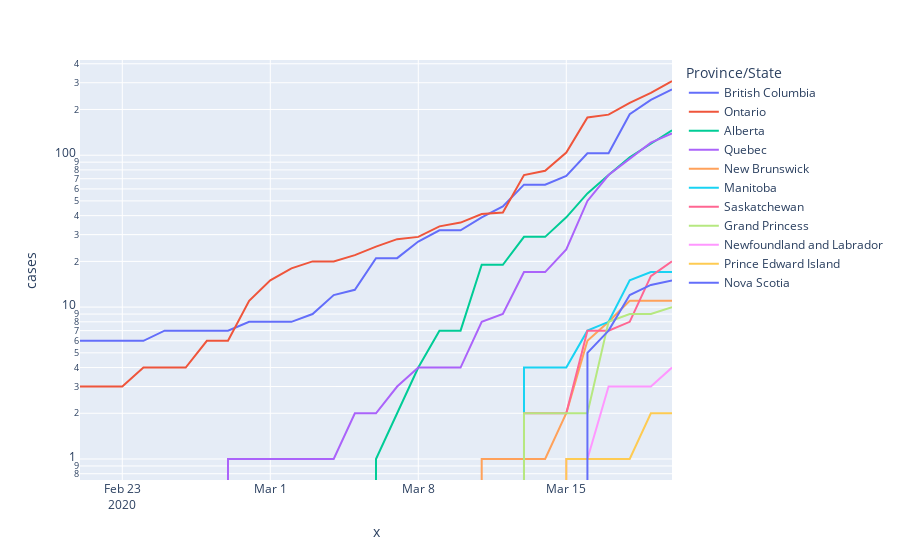

Notebook cell for this chart:
### Code cell
figlog = px.line(dfmelt, x=dfmelt.index, y="cases", color='Province/State',log_y=True)
figlog.show()
figlog.write_html("province_logscal.html")

### Figure 1 — Plotly figure (JSON) as saved in the notebook; plotly's stock layout.template omitted (floating-point values rounded to 4 significant figures)
{"data": [{"hoverlabel": {"namelength": 0}, "hovertemplate": "Province/State=British Columbia<br>x=%{x}<br>cases=%{y}", "legendgroup": "British Columbia", "line": {"color": "#636efa", "dash": "solid"}, "mode": "lines", "name": "British Columbia", "showlegend": true, "type": "scatter", "x": ["2020-02-21T00:00:00", "2020-02-22T00:00:00", "2020-02-23T00:00:00", "2020-02-24T00:00:00", "2020-02-25T00:00:00", "2020-02-26T00:00:00", "2020-02-27T00:00:00", "2020-02-28T00:00:00", "2020-02-29T00:00:00", "2020-03-01T00:00:00", "2020-03-02T00:00:00", "2020-03-03T00:00:00", "2020-03-04T00:00:00", "2020-03-05T00:00:00", "2020-03-06T00:00:00", "2020-03-07T00:00:00", "2020-03-08T00:00:00", "2020-03-09T00:00:00", "2020-03-10T00:00:00", "2020-03-11T00:00:00", "2020-03-12T00:00:00", "2020-03-13T00:00:00", "2020-03-14T00:00:00", "2020-03-15T00:00:00", "2020-03-16T00:00:00", "2020-03-17T00:00:00", "2020-03-18T00:00:00", "2020-03-19T00:00:00", "2020-03-20T00:00:00"], "xaxis": "x", "y": [6, 6, 6, 6, 7, 7, 7, 7, 8, 8, 8, 9, 12, 13, 21, 21, 27, 32, 32, 39, 46, 64, 64, 73, 103, 103, 186, 231, 271], "yaxis": "y"}, {"hoverlabel": {"namelength": 0}, "hovertemplate": "Province/State=Ontario<br>x=%{x}<br>cases=%{y}", "legendgroup": "Ontario", "line": {"color": "#EF553B", "dash": "solid"}, "mode": "lines", "name": "Ontario", "showlegend": true, "type": "scatter", "x": ["2020-02-21T00:00:00", "2020-02-22T00:00:00", "2020-02-23T00:00:00", "2020-02-24T00:00:00", "2020-02-25T00:00:00", "2020-02-26T00:00:00", "2020-02-27T00:00:00", "2020-02-28T00:00:00", "2020-02-29T00:00:00", "2020-03-01T00:00:00", "2020-03-02T00:00:00", "2020-03-03T00:00:00", "2020-03-04T00:00:00", "2020-03-05T00:00:00", "2020-03-06T00:00:00", "2020-03-07T00:00:00", "2020-03-08T00:00:00", "2020-03-09T00:00:00", "2020-03-10T00:00:00", "2020-03-11T00:00:00", "2020-03-12T00:00:00", "2020-03-13T00:00:00", "2020-03-14T00:00:00", "2020-03-15T00:00:00", "2020-03-16T00:00:00", "2020-03-17T00:00:00", "2020-03-18T00:00:00", "2020-03-19T00:00:00", "2020-03-20T00:00:00"], "xaxis": "x", "y": [3, 3, 3, 4, 4, 4, 6, 6, 11, 15, 18, 20, 20, 22, 25, 28, 29, 34, 36, 41, 42, 74, 79, 104, 177, 185, 221, 257, 308], "yaxis": "y"}, {"hoverlabel": {"namelength": 0}, "hovertemplate": "Province/State=Alberta<br>x=%{x}<br>cases=%{y}", "legendgroup": "Alberta", "line": {"color": "#00cc96", "dash": "solid"}, "mode": "lines", "name": "Alberta", "showlegend": true, "type": "scatter", "x": ["2020-02-21T00:00:00", "2020-02-22T00:00:00", "2020-02-23T00:00:00", "2020-02-24T00:00:00", "2020-02-25T00:00:00", "2020-02-26T00:00:00", "2020-02-27T00:00:00", "2020-02-28T00:00:00", "2020-02-29T00:00:00", "2020-03-01T00:00:00", "2020-03-02T00:00:00", "2020-03-03T00:00:00", "2020-03-04T00:00:00", "2020-03-05T00:00:00", "2020-03-06T00:00:00", "2020-03-07T00:00:00", "2020-03-08T00:00:00", "2020-03-09T00:00:00", "2020-03-10T00:00:00", "2020-03-11T00:00:00", "2020-03-12T00:00:00", "2020-03-13T00:00:00", "2020-03-14T00:00:00", "2020-03-15T00:00:00", "2020-03-16T00:00:00", "2020-03-17T00:00:00", "2020-03-18T00:00:00", "2020-03-19T00:00:00", "2020-03-20T00:00:00"], "xaxis": "x", "y": [0, 0, 0, 0, 0, 0, 0, 0, 0, 0, 0, 0, 0, 0, 1, 2, 4, 7, 7, 19, 19, 29, 29, 39, 56, 74, 97, 119, 146], "yaxis": "y"}, {"hoverlabel": {"namelength": 0}, "hovertemplate": "Province/State=Quebec<br>x=%{x}<br>cases=%{y}", "legendgroup": "Quebec", "line": {"color": "#ab63fa", "dash": "solid"}, "mode": "lines", "name": "Quebec", "showlegend": true, "type": "scatter", "x": ["2020-02-21T00:00:00", "2020-02-22T00:00:00", "2020-02-23T00:00:00", "2020-02-24T00:00:00", "2020-02-25T00:00:00", "2020-02-26T00:00:00", "2020-02-27T00:00:00", "2020-02-28T00:00:00", "2020-02-29T00:00:00", "2020-03-01T00:00:00", "2020-03-02T00:00:00", "2020-03-03T00:00:00", "2020-03-04T00:00:00", "2020-03-05T00:00:00", "2020-03-06T00:00:00", "2020-03-07T00:00:00", "2020-03-08T00:00:00", "2020-03-09T00:00:00", "2020-03-10T00:00:00", "2020-03-11T00:00:00", "2020-03-12T00:00:00", "2020-03-13T00:00:00", "2020-03-14T00:00:00", "2020-03-15T00:00:00", "2020-03-16T00:00:00", "2020-03-17T00:00:00", "2020-03-18T00:00:00", "2020-03-19T00:00:00", "2020-03-20T00:00:00"], "xaxis": "x", "y": [0, 0, 0, 0, 0, 0, 0, 1, 1, 1, 1, 1, 1, 2, 2, 3, 4, 4, 4, 8, 9, 17, 17, 24, 50, 74, 94, 121, 139], "yaxis": "y"}, {"hoverlabel": {"namelength": 0}, "hovertemplate": "Province/State=New Brunswick<br>x=%{x}<br>cases=%{y}", "legendgroup": "New Brunswick", "line": {"color": "#FFA15A", "dash": "solid"}, "mode": "lines", "name": "New Brunswick", "showlegend": true, "type": "scatter", "x": ["2020-02-21T00:00:00", "2020-02-22T00:00:00", "2020-02-23T00:00:00", "2020-02-24T00:00:00", "2020-02-25T00:00:00", "2020-02-26T00:00:00", "2020-02-27T00:00:00", "2020-02-28T00:00:00", "2020-02-29T00:00:00", "2020-03-01T00:00:00", "2020-03-02T00:00:00", "2020-03-03T00:00:00", "2020-03-04T00:00:00", "2020-03-05T00:00:00", "2020-03-06T00:00:00", "2020-03-07T00:00:00", "2020-03-08T00:00:00", "2020-03-09T00:00:00", "2020-03-10T00:00:00", "2020-03-11T00:00:00", "2020-03-12T00:00:00", "2020-03-13T00:00:00", "2020-03-14T00:00:00", "2020-03-15T00:00:00", "2020-03-16T00:00:00", "2020-03-17T00:00:00", "2020-03-18T00:00:00", "2020-03-19T00:00:00", "2020-03-20T00:00:00"], "xaxis": "x", "y": [0, 0, 0, 0, 0, 0, 0, 0, 0, 0, 0, 0, 0, 0, 0, 0, 0, 0, 0, 1, 1, 1, 1, 2, 6, 8, 11, 11, 11], "yaxis": "y"}, {"hoverlabel": {"namelength": 0}, "hovertemplate": "Province/State=Manitoba<br>x=%{x}<br>cases=%{y}", "legendgroup": "Manitoba", "line": {"color": "#19d3f3", "dash": "solid"}, "mode": "lines", "name": "Manitoba", "showlegend": true, "type": "scatter", "x": ["2020-02-21T00:00:00", "2020-02-22T00:00:00", "2020-02-23T00:00:00", "2020-02-24T00:00:00", "2020-02-25T00:00:00", "2020-02-26T00:00:00", "2020-02-27T00:00:00", "2020-02-28T00:00:00", "2020-02-29T00:00:00", "2020-03-01T00:00:00", "2020-03-02T00:00:00", "2020-03-03T00:00:00", "2020-03-04T00:00:00", "2020-03-05T00:00:00", "2020-03-06T00:00:00", "2020-03-07T00:00:00", "2020-03-08T00:00:00", "2020-03-09T00:00:00", "2020-03-10T00:00:00", "2020-03-11T00:00:00", "2020-03-12T00:00:00", "2020-03-13T00:00:00", "2020-03-14T00:00:00", "2020-03-15T00:00:00", "2020-03-16T00:00:00", "2020-03-17T00:00:00", "2020-03-18T00:00:00", "2020-03-19T00:00:00", "2020-03-20T00:00:00"], "xaxis": "x", "y": [0, 0, 0, 0, 0, 0, 0, 0, 0, 0, 0, 0, 0, 0, 0, 0, 0, 0, 0, 0, 0, 4, 4, 4, 7, 8, 15, 17, 17], "yaxis": "y"}, {"hoverlabel": {"namelength": 0}, "hovertemplate": "Province/State=Saskatchewan<br>x=%{x}<br>cases=%{y}", "legendgroup": "Saskatchewan", "line": {"color": "#FF6692", "dash": "solid"}, "mode": "lines", "name": "Saskatchewan", "showlegend": true, "type": "scatter", "x": ["2020-02-21T00:00:00", "2020-02-22T00:00:00", "2020-02-23T00:00:00", "2020-02-24T00:00:00", "2020-02-25T00:00:00", "2020-02-26T00:00:00", "2020-02-27T00:00:00", "2020-02-28T00:00:00", "2020-02-29T00:00:00", "2020-03-01T00:00:00", "2020-03-02T00:00:00", "2020-03-03T00:00:00", "2020-03-04T00:00:00", "2020-03-05T00:00:00", "2020-03-06T00:00:00", "2020-03-07T00:00:00", "2020-03-08T00:00:00", "2020-03-09T00:00:00", "2020-03-10T00:00:00", "2020-03-11T00:00:00", "2020-03-12T00:00:00", "2020-03-13T00:00:00", "2020-03-14T00:00:00", "2020-03-15T00:00:00", "2020-03-16T00:00:00", "2020-03-17T00:00:00", "2020-03-18T00:00:00", "2020-03-19T00:00:00", "2020-03-20T00:00:00"], "xaxis": "x", "y": [0, 0, 0, 0, 0, 0, 0, 0, 0, 0, 0, 0, 0, 0, 0, 0, 0, 0, 0, 0, 0, 2, 2, 2, 7, 7, 8, 16, 20], "yaxis": "y"}, {"hoverlabel": {"namelength": 0}, "hovertemplate": "Province/State=Grand Princess<br>x=%{x}<br>cases=%{y}", "legendgroup": "Grand Princess", "line": {"color": "#B6E880", "dash": "solid"}, "mode": "lines", "name": "Grand Princess", "showlegend": true, "type": "scatter", "x": ["2020-02-21T00:00:00", "2020-02-22T00:00:00", "2020-02-23T00:00:00", "2020-02-24T00:00:00", "2020-02-25T00:00:00", "2020-02-26T00:00:00", "2020-02-27T00:00:00", "2020-02-28T00:00:00", "2020-02-29T00:00:00", "2020-03-01T00:00:00", "2020-03-02T00:00:00", "2020-03-03T00:00:00", "2020-03-04T00:00:00", "2020-03-05T00:00:00", "2020-03-06T00:00:00", "2020-03-07T00:00:00", "2020-03-08T00:00:00", "2020-03-09T00:00:00", "2020-03-10T00:00:00", "2020-03-11T00:00:00", "2020-03-12T00:00:00", "2020-03-13T00:00:00", "2020-03-14T00:00:00", "2020-03-15T00:00:00", "2020-03-16T00:00:00", "2020-03-17T00:00:00", "2020-03-18T00:00:00", "2020-03-19T00:00:00", "2020-03-20T00:00:00"], "xaxis": "x", "y": [0, 0, 0, 0, 0, 0, 0, 0, 0, 0, 0, 0, 0, 0, 0, 0, 0, 0, 0, 0, 0, 2, 2, 2, 2, 8, 9, 9, 10], "yaxis": "y"}, {"hoverlabel": {"namelength": 0}, "hovertemplate": "Province/State=Newfoundland and Labrador<br>x=%{x}<br>cases=%{y}", "legendgroup": "Newfoundland and Labrador", "line": {"color": "#FF97FF", "dash": "solid"}, "mode": "lines", "name": "Newfoundland and Labrador", "showlegend": true, "type": "scatter", "x": ["2020-02-21T00:00:00", "2020-02-22T00:00:00", "2020-02-23T00:00:00", "2020-02-24T00:00:00", "2020-02-25T00:00:00", "2020-02-26T00:00:00", "2020-02-27T00:00:00", "2020-02-28T00:00:00", "2020-02-29T00:00:00", "2020-03-01T00:00:00", "2020-03-02T00:00:00", "2020-03-03T00:00:00", "2020-03-04T00:00:00", "2020-03-05T00:00:00", "2020-03-06T00:00:00", "2020-03-07T00:00:00", "2020-03-08T00:00:00", "2020-03-09T00:00:00", "2020-03-10T00:00:00", "2020-03-11T00:00:00", "2020-03-12T00:00:00", "2020-03-13T00:00:00", "2020-03-14T00:00:00", "2020-03-15T00:00:00", "2020-03-16T00:00:00", "2020-03-17T00:00:00", "2020-03-18T00:00:00", "2020-03-19T00:00:00", "2020-03-20T00:00:00"], "xaxis": "x", "y": [0, 0, 0, 0, 0, 0, 0, 0, 0, 0, 0, 0, 0, 0, 0, 0, 0, 0, 0, 0, 0, 0, 0, 1, 1, 3, 3, 3, 4], "yaxis": "y"}, {"hoverlabel": {"namelength": 0}, "hovertemplate": "Province/State=Prince Edward Island<br>x=%{x}<br>cases=%{y}", "legendgroup": "Prince Edward Island", "line": {"color": "#FECB52", "dash": "solid"}, "mode": "lines", "name": "Prince Edward Island", "showlegend": true, "type": "scatter", "x": ["2020-02-21T00:00:00", "2020-02-22T00:00:00", "2020-02-23T00:00:00", "2020-02-24T00:00:00", "2020-02-25T00:00:00", "2020-02-26T00:00:00", "2020-02-27T00:00:00", "2020-02-28T00:00:00", "2020-02-29T00:00:00", "2020-03-01T00:00:00", "2020-03-02T00:00:00", "2020-03-03T00:00:00", "2020-03-04T00:00:00", "2020-03-05T00:00:00", "2020-03-06T00:00:00", "2020-03-07T00:00:00", "2020-03-08T00:00:00", "2020-03-09T00:00:00", "2020-03-10T00:00:00", "2020-03-11T00:00:00", "2020-03-12T00:00:00", "2020-03-13T00:00:00", "2020-03-14T00:00:00", "2020-03-15T00:00:00", "2020-03-16T00:00:00", "2020-03-17T00:00:00", "2020-03-18T00:00:00", "2020-03-19T00:00:00", "2020-03-20T00:00:00"], "xaxis": "x", "y": [0, 0, 0, 0, 0, 0, 0, 0, 0, 0, 0, 0, 0, 0, 0, 0, 0, 0, 0, 0, 0, 0, 0, 1, 1, 1, 1, 2, 2], "yaxis": "y"}, {"hoverlabel": {"namelength": 0}, "hovertemplate": "Province/State=Nova Scotia<br>x=%{x}<br>cases=%{y}", "legendgroup": "Nova Scotia", "line": {"color": "#636efa", "dash": "solid"}, "mode": "lines", "name": "Nova Scotia", "showlegend": true, "type": "scatter", "x": ["2020-02-21T00:00:00", "2020-02-22T00:00:00", "2020-02-23T00:00:00", "2020-02-24T00:00:00", "2020-02-25T00:00:00", "2020-02-26T00:00:00", "2020-02-27T00:00:00", "2020-02-28T00:00:00", "2020-02-29T00:00:00", "2020-03-01T00:00:00", "2020-03-02T00:00:00", "2020-03-03T00:00:00", "2020-03-04T00:00:00", "2020-03-05T00:00:00", "2020-03-06T00:00:00", "2020-03-07T00:00:00", "2020-03-08T00:00:00", "2020-03-09T00:00:00", "2020-03-10T00:00:00", "2020-03-11T00:00:00", "2020-03-12T00:00:00", "2020-03-13T00:00:00", "2020-03-14T00:00:00", "2020-03-15T00:00:00", "2020-03-16T00:00:00", "2020-03-17T00:00:00", "2020-03-18T00:00:00", "2020-03-19T00:00:00", "2020-03-20T00:00:00"], "xaxis": "x", "y": [0, 0, 0, 0, 0, 0, 0, 0, 0, 0, 0, 0, 0, 0, 0, 0, 0, 0, 0, 0, 0, 0, 0, 0, 5, 7, 12, 14, 15], "yaxis": "y"}], "layout": {"legend": {"title": {"text": "Province/State"}, "tracegroupgap": 0}, "margin": {"t": 60}, "xaxis": {"anchor": "y", "domain": [0, 1], "title": {"text": "x"}}, "yaxis": {"anchor": "x", "domain": [0, 1], "title": {"text": "cases"}, "type": "log"}}}
